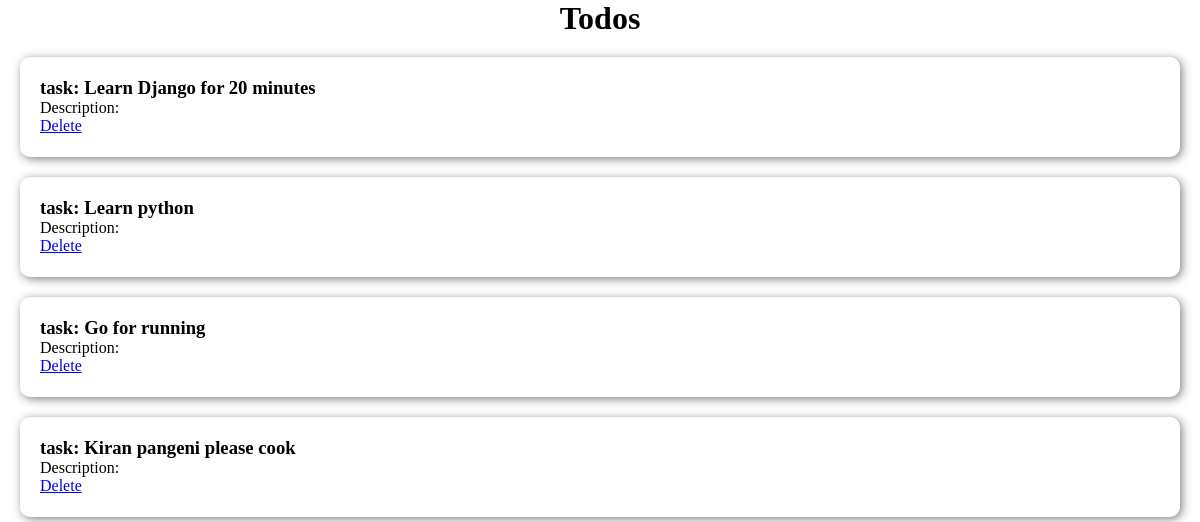
The page /todo/index/ on the database as committed earlier.
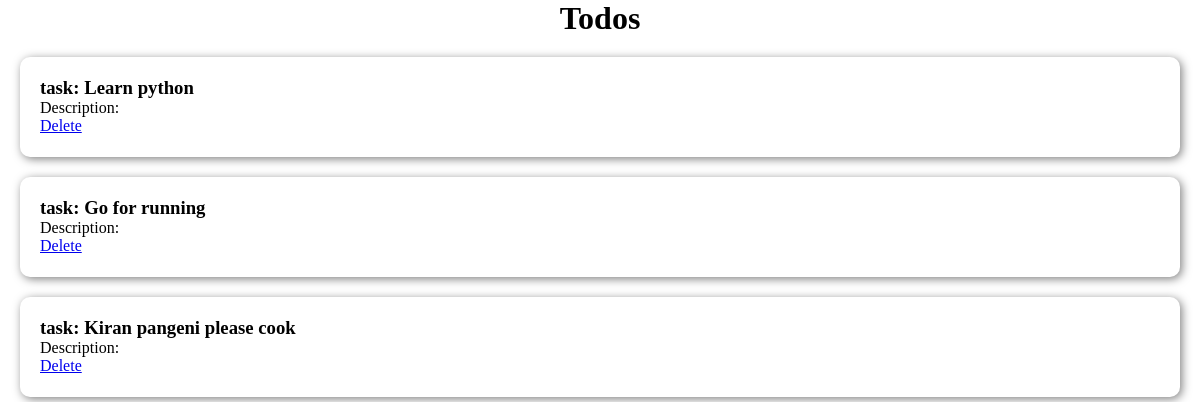
The same page on the database as committed later.
### task/models.py (models this page shows, shortened)
class Task(models.Model):
    title = models.CharField(max_length=200)
    is_completed = models.BooleanField(default=False)

### task/views.py (the view)
# urls.py: path('index/',views.index,name="index-page"),
def index(request):
    todos = Task.objects.all()
    context = {
        "todos": todos
    }
    return render(request,'task/index.html',context=context)

### task/templates/task/index.html (shortened to what this page needs)
<!DOCTYPE html>
<html lang="en">
  <head>
  </head>
  <body>
    <h1>Todos</h1>
    <div class="container">
      {% for todo in todos %}
      <div class="box">
        <div class="task">
          <h3>task: {{todo.title}}</h3>
          <p>Description:{{todo.description}}</p>
        </div>
        <a href="{% url 'delete' todo.id %}">Delete</a>
      </div>
      {% endfor %}
    </div>
  </body>
</html>

### task/templates/task/index.html (style rules this page uses)
* { margin: 0; padding: 0; box-sizing: border-box; }
.container { width: 100%; padding: 20px; display: grid; grid-template-columns: 1fr; row-gap: 20px; }
.box { box-shadow: 2px 2px 10px rgba(0, 0, 0, 0.5); height: 100px; padding: 20px; border-radius: 10px; }
h1 { text-align: center; }

Rows that differ between the two databases and show on the page:
removed Task: title "Learn Django for 20 minutes"
